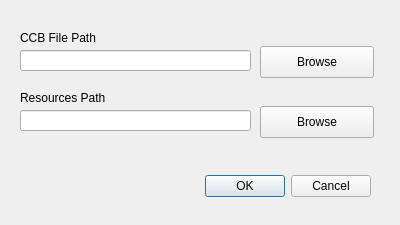
<?xml version="1.0" encoding="UTF-8"?>
<ui version="4.0">
 <class>DialogImportCCB</class>
 <widget class="QDialog" name="DialogImportCCB">
  <property name="geometry">
   <rect>
    <x>0</x>
    <y>0</y>
    <width>400</width>
    <height>225</height>
   </rect>
  </property>
  <property name="windowTitle">
   <string>Dialog</string>
  </property>
  <widget class="QDialogButtonBox" name="buttonBox">
   <property name="geometry">
    <rect>
     <x>30</x>
     <y>170</y>
     <width>341</width>
     <height>32</height>
    </rect>
   </property>
   <property name="orientation">
    <enum>Qt::Horizontal</enum>
   </property>
   <property name="standardButtons">
    <set>QDialogButtonBox::Cancel|QDialogButtonBox::Ok</set>
   </property>
  </widget>
  <widget class="QLineEdit" name="pathCCB">
   <property name="geometry">
    <rect>
     <x>20</x>
     <y>50</y>
     <width>231</width>
     <height>21</height>
    </rect>
   </property>
  </widget>
  <widget class="QLabel" name="label">
   <property name="geometry">
    <rect>
     <x>20</x>
     <y>30</y>
     <width>111</width>
     <height>16</height>
    </rect>
   </property>
   <property name="text">
    <string>CCB File Path</string>
   </property>
  </widget>
  <widget class="QPushButton" name="browseCCB">
   <property name="geometry">
    <rect>
     <x>260</x>
     <y>46</y>
     <width>114</width>
     <height>32</height>
    </rect>
   </property>
   <property name="text">
    <string>Browse</string>
   </property>
  </widget>
  <widget class="QLineEdit" name="pathResources">
   <property name="geometry">
    <rect>
     <x>20</x>
     <y>110</y>
     <width>231</width>
     <height>21</height>
    </rect>
   </property>
  </widget>
  <widget class="QPushButton" name="browseResources">
   <property name="geometry">
    <rect>
     <x>260</x>
     <y>106</y>
     <width>114</width>
     <height>32</height>
    </rect>
   </property>
   <property name="text">
    <string>Browse</string>
   </property>
  </widget>
  <widget class="QLabel" name="label_2">
   <property name="geometry">
    <rect>
     <x>20</x>
     <y>90</y>
     <width>131</width>
     <height>16</height>
    </rect>
   </property>
   <property name="text">
    <string>Resources Path</string>
   </property>
  </widget>
 </widget>
 <resources/>
 <connections>
  <connection>
   <sender>buttonBox</sender>
   <signal>accepted()</signal>
   <receiver>DialogImportCCB</receiver>
   <slot>accept()</slot>
   <hints>
    <hint type="sourcelabel">
     <x>248</x>
     <y>254</y>
    </hint>
    <hint type="destinationlabel">
     <x>157</x>
     <y>274</y>
    </hint>
   </hints>
  </connection>
  <connection>
   <sender>buttonBox</sender>
   <signal>rejected()</signal>
   <receiver>DialogImportCCB</receiver>
   <slot>reject()</slot>
   <hints>
    <hint type="sourcelabel">
     <x>316</x>
     <y>260</y>
    </hint>
    <hint type="destinationlabel">
     <x>286</x>
     <y>274</y>
    </hint>
   </hints>
  </connection>
 </connections>
</ui>
